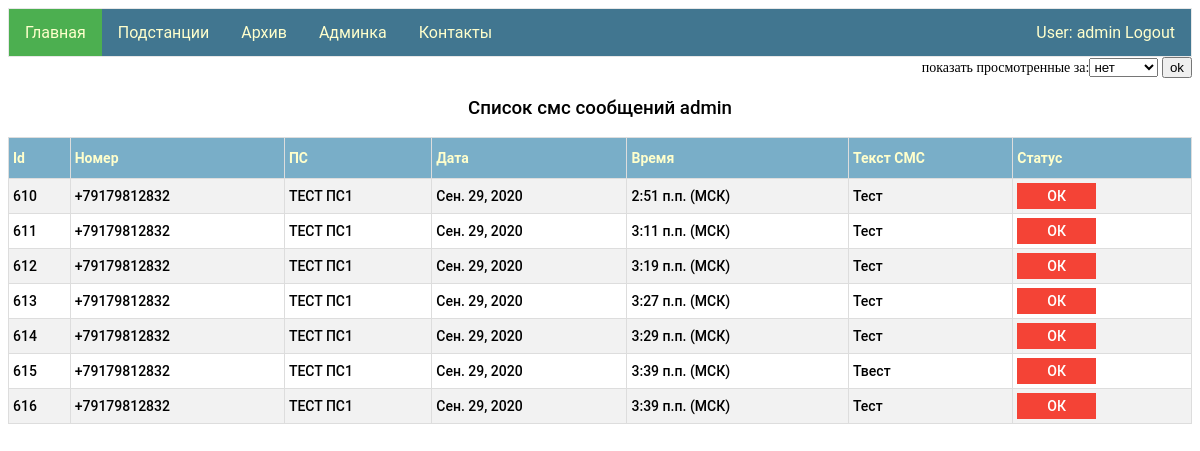
Before: / (signed in) with the older database file.
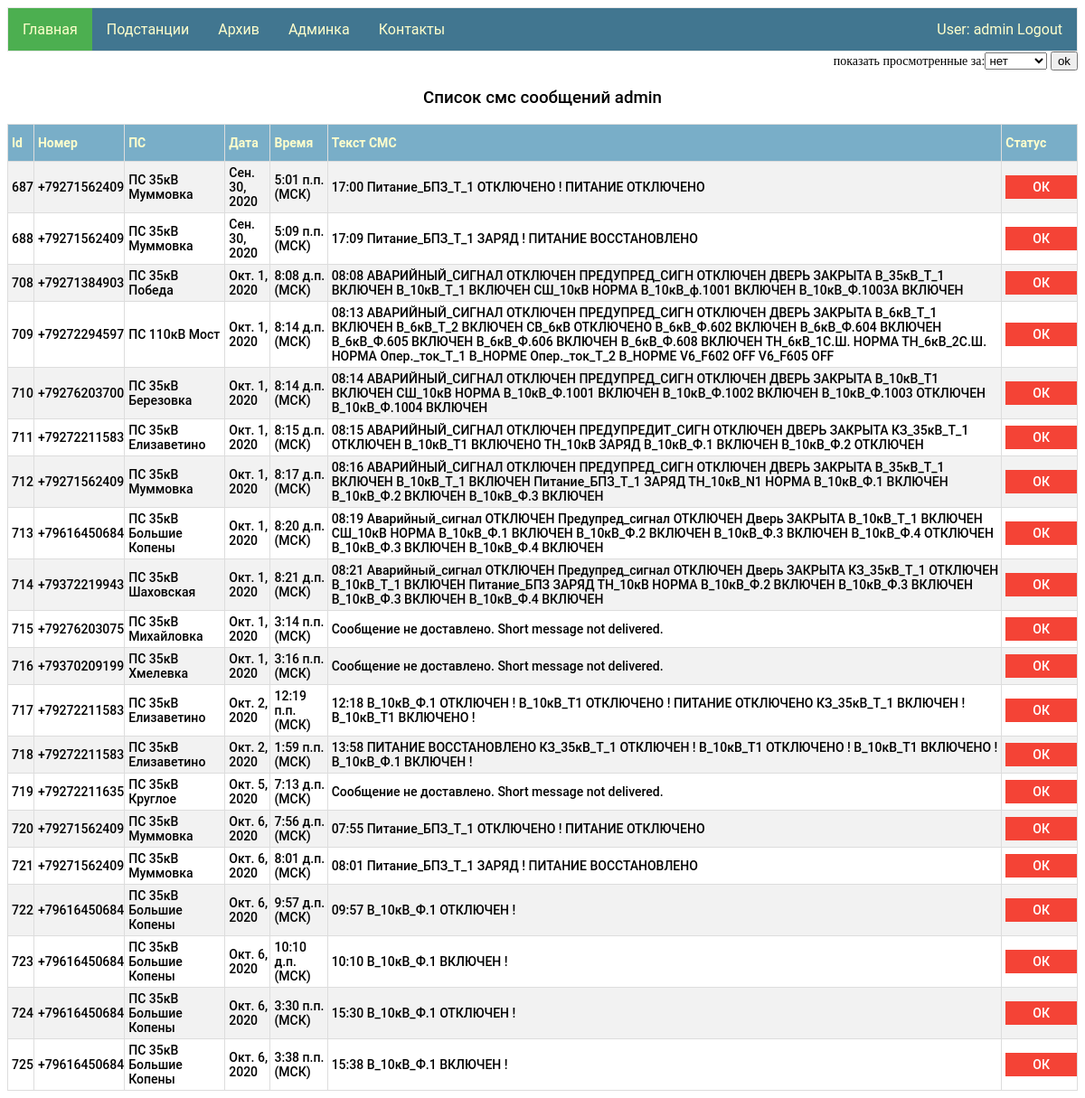
After: the same page with the newer database file.
### my_app/models.py (models this page shows)
class Viewed_messages(models.Model):
    id_SMS = models.ForeignKey(Sms_message, on_delete = models.CASCADE)
    user = models.ForeignKey(User, on_delete=models.CASCADE)
    status_view = models.BooleanField()
    datetime_view = models.DateTimeField(null=True, blank=True)
    sms_notification = models.BooleanField()

class Sms_message(models.Model):
    number = models.CharField(max_length=12)
    date = models.DateField()
    time = models.TimeField()
    text_sms = models.TextField()
    ps = models.ForeignKey(Ps, on_delete=models.CASCADE)

class Ps(models.Model):
    name = models.CharField(max_length=100, primary_key=True)
    tel_number = models.CharField(max_length=12)
    res = models.ForeignKey(Group, on_delete=models.CASCADE)

### my_app/views.py (the view)
# urls.py: path('', views.index,),
@login_required
def index(request):
    toolView = ToolForView()
    choice = ChoiceForm()
    try:
        selected_interval = request.session['choice_status']
    except KeyError:
        selected_interval = request.session['choice_status'] = 'False'
    if request.POST:
        selected_interval = request.session['choice_status'] = request.POST['choice']
    user_name = request.user.username
    time_zone = " (МСК)"
    messages = toolView.check_view(user_name, selected_interval)
    data = {"messages": messages, "username": user_name, "time_zone": time_zone, 'choiceForm': choice,}
    return render(request, "index.html", context=data)

### my_app/form.py
class ChoiceForm(forms.Form):
   INTERVAL_CHOICES = (
      (False, "нет"),
      (1, "сутки"),
      (7, "неделю"),
      (30, "месяц"),
   )
   choice = forms.ChoiceField(choices=INTERVAL_CHOICES, label="показать просмотренные за")

### my_app/service/services_for_view.py (called while the page is built)
    def check_view(self, user_name, selected_interval):
        if selected_interval != 'False':
            delta = datetime.now() - timedelta(days=int(selected_interval))
            return Viewed_messages.objects.filter(user__username=user_name, status_view=True, id_SMS__date__gte=delta)
        else:
            return Viewed_messages.objects.filter(user__username=user_name, status_view=False)

### my_app/templates/index.html (shortened to what this page needs)
{% extends "base.html" %}
{% block li1 %}<a class="active" href="/">Главная</a>{% endblock li1 %}
{% block logic1 %}
<form class="left" method="POST">
        {{choiceForm}}
        <input type="submit" value="ok">
    </form>
<div id="display">
{% if messages.count > 0 %}
    <h3>Список смс сообщений {{username}}</h3>
    <table id ="customers">
        <tr><th>Id</th><th>Номер</th><th>ПС</th><th>Дата</th><th>Время</th><th>Текст СМС</th><th>Статус</th></tr>
         {% for  message in messages %}
        <tr>
            <td >{{ message.id_SMS.id }}</td>
            <td>{{ message.id_SMS.number }}</td>
            <td>{{ message.id_SMS.ps.name }}</td>
            <td>{{ message.id_SMS.date }}</td>
            <td>{{ message.id_SMS.time }}{{time_zone}}</td>
            <td>{{ message.id_SMS.text_sms }}</td>
            <td>
                {% if message.status_view %}
                <img src="/static/admin/img/icon-yes.svg" alt="True">
                {% else %}
                <a id="para1" href="view_sms/{{message.id}}">ОК</a>
                {% endif %}
            </td>
        </tr>
    {% endfor %}
    </table>
    {% else %}
     <h3>Нет новых смс сообщений {{username}}</h3>
    {% endif %}
</div>
{% endblock logic1 %}

Changed rows visible on the page:
no longer on this page (row edited): Viewed_messages: id_SMS.id "610", id_SMS.number "+79179812832", id_SMS.ps.name "ТЕСТ ПС1", id_SMS "Сен. 29, 2020", id_SMS.time "2:51 п.п.", time_zone "(МСК)", id_SMS.text_sms "Тест"
no longer on this page (row edited): Viewed_messages: id_SMS.id "611", id_SMS.number "+79179812832", id_SMS.ps.name "ТЕСТ ПС1", id_SMS "Сен. 29, 2020", id_SMS.time "3:11 п.п.", time_zone "(МСК)", id_SMS.text_sms "Тест"
no longer on this page (row edited): Viewed_messages: id_SMS.id "612", id_SMS.number "+79179812832", id_SMS.ps.name "ТЕСТ ПС1", id_SMS "Сен. 29, 2020", id_SMS.time "3:19 п.п.", time_zone "(МСК)", id_SMS.text_sms "Тест"
no longer on this page (row edited): Viewed_messages: id_SMS.id "613", id_SMS.number "+79179812832", id_SMS.ps.name "ТЕСТ ПС1", id_SMS "Сен. 29, 2020", id_SMS.time "3:27 п.п.", time_zone "(МСК)", id_SMS.text_sms "Тест"
removed Viewed_messages: id_SMS.id "614", id_SMS.number "+79179812832", id_SMS.ps.name "ТЕСТ ПС1", id_SMS "Сен. 29, 2020", id_SMS.time "3:29 п.п.", time_zone "(МСК)", id_SMS.text_sms "Тест"
removed Viewed_messages: id_SMS.id "615", id_SMS.number "+79179812832", id_SMS.ps.name "ТЕСТ ПС1", id_SMS "Сен. 29, 2020", id_SMS.time "3:39 п.п.", time_zone "(МСК)", id_SMS.text_sms "Твест"
removed Viewed_messages: id_SMS.id "616", id_SMS.number "+79179812832", id_SMS.ps.name "ТЕСТ ПС1", id_SMS "Сен. 29, 2020", id_SMS.time "3:39 п.п.", time_zone "(МСК)", id_SMS.text_sms "Тест"
added Viewed_messages: id_SMS.id "687", id_SMS.number "+79271562409", id_SMS.ps.name "ПС 35кВ Муммовка", id_SMS "Сен. 30, 2020", id_SMS.time "5:01 п.п.", time_zone "(МСК)", id_SMS.text_sms "17:00 Питание_БПЗ_Т_1 ОТКЛЮЧЕНО ! ПИТАНИЕ ОТКЛЮЧЕНО"
added Viewed_messages: id_SMS.id "688", id_SMS.number "+79271562409", id_SMS.ps.name "ПС 35кВ Муммовка", id_SMS "Сен. 30, 2020", id_SMS.time "5:09 п.п.", time_zone "(МСК)", id_SMS.text_sms "17:09 Питание_БПЗ_Т_1 ЗАРЯД ! ПИТАНИЕ ВОССТАНОВЛЕНО"
added Viewed_messages: id_SMS.id "708", id_SMS.number "+79271384903", id_SMS.ps.name "ПС 35кВ Победа", id_SMS "Окт. 1, 2020", id_SMS.time "8:08 д.п.", time_zone "(МСК)", id_SMS.text_sms "08:08 АВАРИЙНЫЙ_СИГНАЛ ОТКЛЮЧЕН ПРЕДУПРЕД_СИГН ОТКЛЮЧЕН ДВЕРЬ ЗАКРЫТА В_35кВ_Т_1 ВКЛЮЧЕН В_10кВ_Т_1 ВКЛЮЧЕН СШ_10кВ НОРМА В_10кВ_ф.1001 ВКЛЮЧЕН В_10кВ_Ф.1003А ВКЛЮЧЕН"
added Viewed_messages: id_SMS.id "709", id_SMS.number "+79272294597", id_SMS.ps.name "ПС 110кВ Мост", id_SMS "Окт. 1, 2020", id_SMS.time "8:14 д.п.", time_zone "(МСК)", id_SMS.text_sms "08:13 АВАРИЙНЫЙ_СИГНАЛ ОТКЛЮЧЕН ПРЕДУПРЕД_СИГН ОТКЛЮЧЕН ДВЕРЬ ЗАКРЫТА В_6кВ_Т_1 ВКЛЮЧЕН В_6кВ_Т_2 ВКЛЮЧЕН СВ_6кВ ОТКЛЮЧЕНО В_6кВ_Ф.602 ВКЛЮЧЕН В_6кВ_Ф.604 ВКЛЮЧЕН В_6кВ_Ф.605 ВКЛЮЧЕН В_6кВ_Ф.606 ВКЛЮЧЕН В_6кВ_Ф.608 ВКЛЮЧЕН ТН_6кВ_1С.Ш. НОРМА ТН_6кВ_2С.Ш. НОРМА Опер._ток_Т_1 В_НОРМЕ Опер._ток_Т_2 В_НОРМЕ V6_F602 OFF V6_F605 OFF"
added Viewed_messages: id_SMS.id "710", id_SMS.number "+79276203700", id_SMS.ps.name "ПС 35кВ Березовка", id_SMS "Окт. 1, 2020", id_SMS.time "8:14 д.п.", time_zone "(МСК)", id_SMS.text_sms "08:14 АВАРИЙНЫЙ_СИГНАЛ ОТКЛЮЧЕН ПРЕДУПРЕД_СИГН ОТКЛЮЧЕН ДВЕРЬ ЗАКРЫТА В_10кВ_Т1 ВКЛЮЧЕН СШ_10кВ НОРМА В_10кВ_Ф.1001 ВКЛЮЧЕН В_10кВ_Ф.1002 ВКЛЮЧЕН В_10кВ_Ф.1003 ОТКЛЮЧЕН В_10кВ_Ф.1004 ВКЛЮЧЕН"
added Viewed_messages: id_SMS.id "711", id_SMS.number "+79272211583", id_SMS.ps.name "ПС 35кВ Елизаветино", id_SMS "Окт. 1, 2020", id_SMS.time "8:15 д.п.", time_zone "(МСК)", id_SMS.text_sms "08:15 АВАРИЙНЫЙ_СИГНАЛ ОТКЛЮЧЕН ПРЕДУПРЕДИТ_СИГН ОТКЛЮЧЕН ДВЕРЬ ЗАКРЫТА КЗ_35кВ_Т_1 ОТКЛЮЧЕН В_10кВ_Т1 ВКЛЮЧЕНО ТН_10кВ ЗАРЯД В_10кВ_Ф.1 ВКЛЮЧЕН В_10кВ_Ф.2 ОТКЛЮЧЕН"
added Viewed_messages: id_SMS.id "712", id_SMS.number "+79271562409", id_SMS.ps.name "ПС 35кВ Муммовка", id_SMS "Окт. 1, 2020", id_SMS.time "8:17 д.п.", time_zone "(МСК)", id_SMS.text_sms "08:16 АВАРИЙНЫЙ_СИГНАЛ ОТКЛЮЧЕН ПРЕДУПРЕД_СИГН ОТКЛЮЧЕН ДВЕРЬ ЗАКРЫТА В_35кВ_Т_1 ВКЛЮЧЕН В_10кВ_Т_1 ВКЛЮЧЕН Питание_БПЗ_Т_1 ЗАРЯД ТН_10кВ_N1 НОРМА В_10кВ_Ф.1 ВКЛЮЧЕН В_10кВ_Ф.2 ВКЛЮЧЕН В_10кВ_Ф.3 ВКЛЮЧЕН"
added Viewed_messages: id_SMS.id "713", id_SMS.number "+79616450684", id_SMS.ps.name "ПС 35кВ Большие Копены", id_SMS "Окт. 1, 2020", id_SMS.time "8:20 д.п.", time_zone "(МСК)", id_SMS.text_sms "08:19 Аварийный_сигнал ОТКЛЮЧЕН Предупред_сигнал ОТКЛЮЧЕН Дверь ЗАКРЫТА В_10кВ_Т_1 ВКЛЮЧЕН СШ_10кВ НОРМА В_10кВ_Ф.1 ВКЛЮЧЕН В_10кВ_Ф.2 ВКЛЮЧЕН В_10кВ_Ф.3 ВКЛЮЧЕН В_10кВ_Ф.4 ОТКЛЮЧЕН В_10кВ_Ф.3 ВКЛЮЧЕН В_10кВ_Ф.4 ВКЛЮЧЕН"
added Viewed_messages: id_SMS.id "714", id_SMS.number "+79372219943", id_SMS.ps.name "ПС 35кВ Шаховская", id_SMS "Окт. 1, 2020", id_SMS.time "8:21 д.п.", time_zone "(МСК)", id_SMS.text_sms "08:21 Аварийный_сигнал ОТКЛЮЧЕН Предупред_сигнал ОТКЛЮЧЕН Дверь ЗАКРЫТА КЗ_35кВ_Т_1 ОТКЛЮЧЕН В_10кВ_Т_1 ВКЛЮЧЕН Питание_БПЗ ЗАРЯД ТН_10кВ НОРМА В_10кВ_Ф.2 ВКЛЮЧЕН В_10кВ_Ф.3 ВКЛЮЧЕН В_10кВ_Ф.3 ВКЛЮЧЕН В_10кВ_Ф.4 ВКЛЮЧЕН"
added Viewed_messages: id_SMS.id "715", id_SMS.number "+79276203075", id_SMS.ps.name "ПС 35кВ Михайловка", id_SMS "Окт. 1, 2020", id_SMS.time "3:14 п.п.", time_zone "(МСК)", id_SMS.text_sms "Сообщение не доставлено. Short message not delivered."
added Viewed_messages: id_SMS.id "716", id_SMS.number "+79370209199", id_SMS.ps.name "ПС 35кВ Хмелевка", id_SMS "Окт. 1, 2020", id_SMS.time "3:16 п.п.", time_zone "(МСК)", id_SMS.text_sms "Сообщение не доставлено. Short message not delivered."
added Viewed_messages: id_SMS.id "717", id_SMS.number "+79272211583", id_SMS.ps.name "ПС 35кВ Елизаветино", id_SMS "Окт. 2, 2020", id_SMS.time "12:19 п.п.", time_zone "(МСК)", id_SMS.text_sms "12:18 В_10кВ_Ф.1 ОТКЛЮЧЕН ! В_10кВ_Т1 ОТКЛЮЧЕНО ! ПИТАНИЕ ОТКЛЮЧЕНО КЗ_35кВ_Т_1 ВКЛЮЧЕН ! В_10кВ_Т1 ВКЛЮЧЕНО !"
added Viewed_messages: id_SMS.id "718", id_SMS.number "+79272211583", id_SMS.ps.name "ПС 35кВ Елизаветино", id_SMS "Окт. 2, 2020", id_SMS.time "1:59 п.п.", time_zone "(МСК)", id_SMS.text_sms "13:58 ПИТАНИЕ ВОССТАНОВЛЕНО КЗ_35кВ_Т_1 ОТКЛЮЧЕН ! В_10кВ_Т1 ОТКЛЮЧЕНО ! В_10кВ_Т1 ВКЛЮЧЕНО ! В_10кВ_Ф.1 ВКЛЮЧЕН !"
added Viewed_messages: id_SMS.id "719", id_SMS.number "+79272211635", id_SMS.ps.name "ПС 35кВ Круглое", id_SMS "Окт. 5, 2020", id_SMS.time "7:13 д.п.", time_zone "(МСК)", id_SMS.text_sms "Сообщение не доставлено. Short message not delivered."
added Viewed_messages: id_SMS.id "720", id_SMS.number "+79271562409", id_SMS.ps.name "ПС 35кВ Муммовка", id_SMS "Окт. 6, 2020", id_SMS.time "7:56 д.п.", time_zone "(МСК)", id_SMS.text_sms "07:55 Питание_БПЗ_Т_1 ОТКЛЮЧЕНО ! ПИТАНИЕ ОТКЛЮЧЕНО"
added Viewed_messages: id_SMS.id "721", id_SMS.number "+79271562409", id_SMS.ps.name "ПС 35кВ Муммовка", id_SMS "Окт. 6, 2020", id_SMS.time "8:01 д.п.", time_zone "(МСК)", id_SMS.text_sms "08:01 Питание_БПЗ_Т_1 ЗАРЯД ! ПИТАНИЕ ВОССТАНОВЛЕНО"
added Viewed_messages: id_SMS.id "722", id_SMS.number "+79616450684", id_SMS.ps.name "ПС 35кВ Большие Копены", id_SMS "Окт. 6, 2020", id_SMS.time "9:57 д.п.", time_zone "(МСК)", id_SMS.text_sms "09:57 В_10кВ_Ф.1 ОТКЛЮЧЕН !"
added Viewed_messages: id_SMS.id "723", id_SMS.number "+79616450684", id_SMS.ps.name "ПС 35кВ Большие Копены", id_SMS "Окт. 6, 2020", id_SMS.time "10:10 д.п.", time_zone "(МСК)", id_SMS.text_sms "10:10 В_10кВ_Ф.1 ВКЛЮЧЕН !"
added Viewed_messages: id_SMS.id "724", id_SMS.number "+79616450684", id_SMS.ps.name "ПС 35кВ Большие Копены", id_SMS "Окт. 6, 2020", id_SMS.time "3:30 п.п.", time_zone "(МСК)", id_SMS.text_sms "15:30 В_10кВ_Ф.1 ОТКЛЮЧЕН !"
added Viewed_messages: id_SMS.id "725", id_SMS.number "+79616450684", id_SMS.ps.name "ПС 35кВ Большие Копены", id_SMS "Окт. 6, 2020", id_SMS.time "3:38 п.п.", time_zone "(МСК)", id_SMS.text_sms "15:38 В_10кВ_Ф.1 ВКЛЮЧЕН !"
